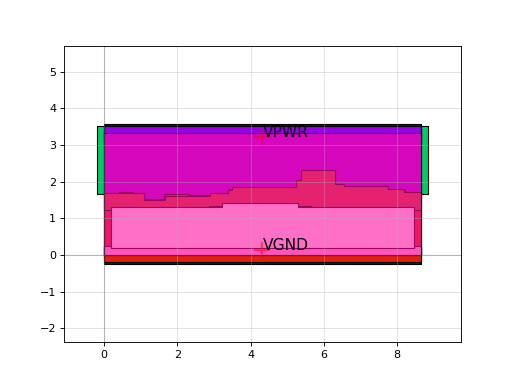

This figure's Python source:
import sky130

c = sky130.components.sky130_fd_sc_hs__mux2_4()
c.plot()
